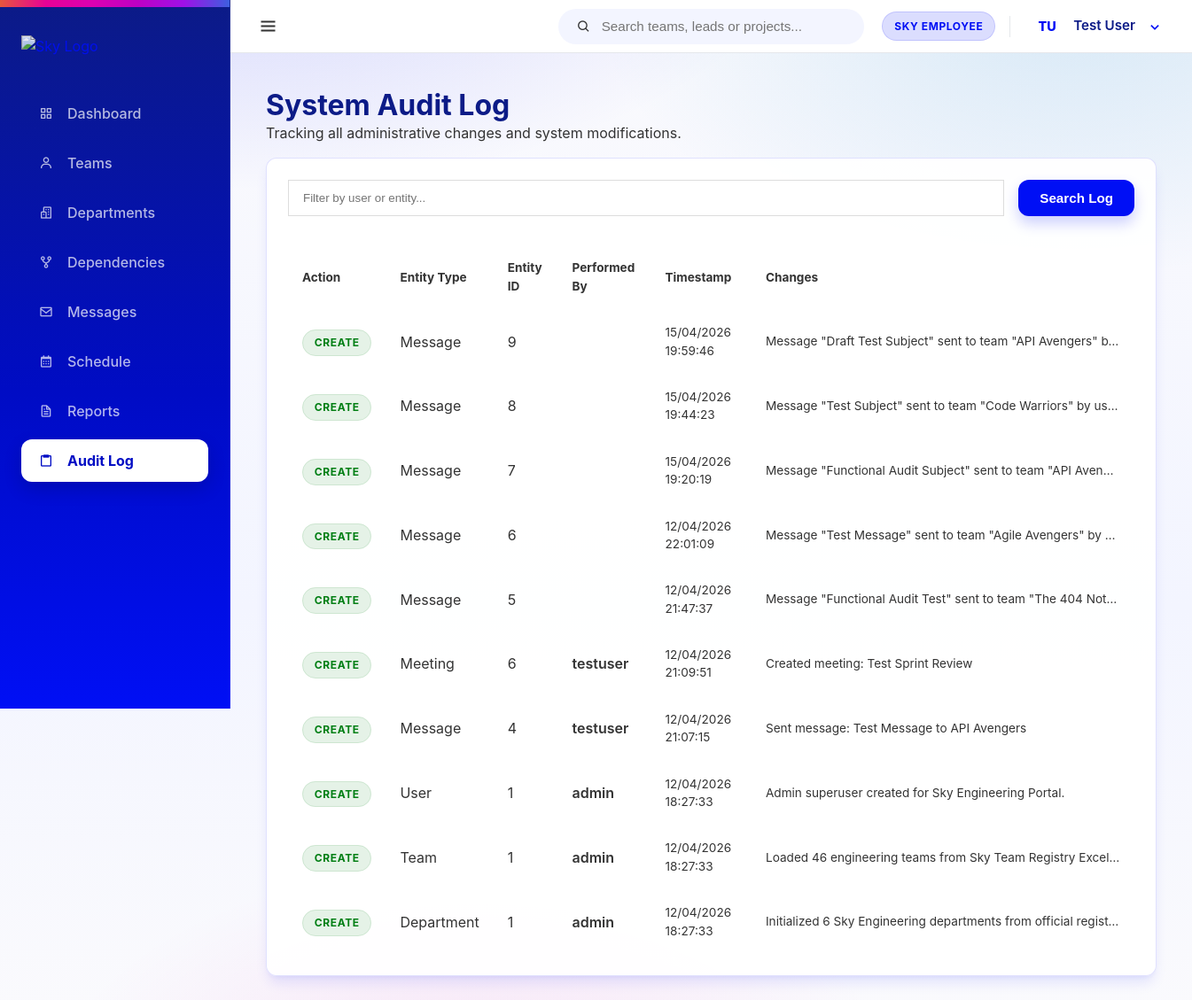
The page /dashboard/audit/ (signed in) on the database as committed earlier.
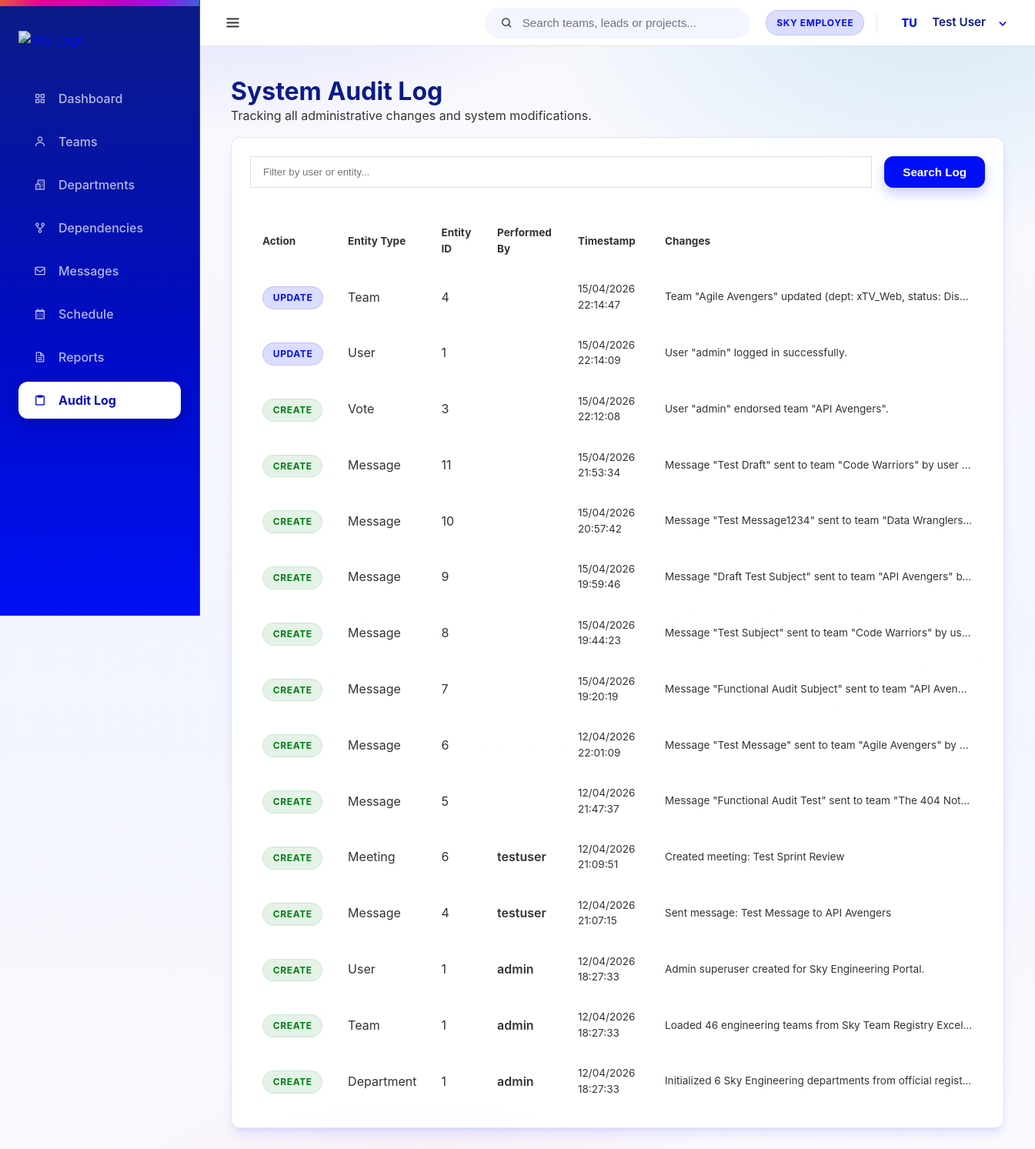
The same page on the database as committed later.
### core/models.py (models this page shows, shortened)
class User(AbstractUser):
    class Meta:
        verbose_name = 'User'
        verbose_name_plural = 'Users'

class AuditLog(models.Model):
    audit_id = models.AutoField(primary_key=True)
    actor_user = models.ForeignKey(User, on_delete=models.SET_NULL, null=True, blank=True, related_name='audit_actions')
    ACTION_CHOICES = [
        ('CREATE', 'Create'),
        ('UPDATE', 'Update'),
        ('DELETE', 'Delete'),
    ]
    action_type = models.CharField(max_length=10, choices=ACTION_CHOICES)
    entity_type = models.CharField(max_length=50) # Team/Department/User etc.
    entity_id = models.IntegerField()
    action_changed_at = models.DateTimeField(auto_now_add=True)
    change_summary = models.TextField()

### core/views.py (the view)
# urls.py: path('audit/', views.audit_log, name='audit_log'),
@login_required
def audit_log(request):
    logs = AuditLog.objects.all().order_by('-action_changed_at')
    return render(request, 'audit_log.html', {'logs': logs})

### templates/audit_log.html (shortened to what this page needs)
{% extends 'base.html' %}
{% block content %}
<div class="header mb-2">
    <h1>System Audit Log</h1>
    <p class="text-muted">Tracking all administrative changes and system modifications.</p>
</div>
<div class="card">
    <div style="margin-bottom: 2rem; display: flex; gap: 1rem;">
        <input type="text" placeholder="Filter by user or entity..." style="padding: 0.75rem 1rem; border-radius: var(--border-radius); border: 1px solid #ddd; flex: 1;">
        <button class="btn btn-primary">Search Log</button>
    </div>
    <table style="width: 100%; border-collapse: collapse;">
        <thead>
            <tr style="text-align: left; border-bottom: 2px solid var(--surface-strong); color: var(--text-muted); font-size: 0.85rem;">
                <th style="padding: 1rem;">Action</th>
                <th style="padding: 1rem;">Entity Type</th>
                <th style="padding: 1rem;">Entity ID</th>
                <th style="padding: 1rem;">Performed By</th>
                <th style="padding: 1rem;">Timestamp</th>
                <th style="padding: 1rem;">Changes</th>
            </tr>
        </thead>
        <tbody>
            {% for log in logs %}
            <tr style="border-bottom: 1px solid var(--surface-strong);">
                <td style="padding: 1rem;">
                    <span class="badge {% if log.action_type == 'CREATE' %}badge-green{% elif log.action_type == 'DELETE' %}badge-red{% else %}badge-blue{% endif %}">
                        {{ log.action_type }}
                    </span>
                </td>
                <td style="padding: 1rem;">{{ log.entity_type }}</td>
                <td style="padding: 1rem;">{{ log.entity_id }}</td>
                <td style="padding: 1rem; font-weight: 600;">{{ log.actor_user.username }}</td>
                <td style="padding: 1rem; font-size: 0.85rem; color: var(--text-muted);">{{ log.action_changed_at|date:"d/m/Y H:i:s" }}</td>
                <td style="padding: 1rem;">
                    <div style="font-size: 0.85rem; max-width: 400px; white-space: nowrap; overflow: hidden; text-overflow: ellipsis;" title="{{ log.change_summary }}">
                        {{ log.change_summary }}
                    </div>
                </td>
            </tr>
            {% empty %}
            <tr>
                <td colspan="6" style="padding: 2rem; text-align: center; color: var(--text-muted);">No logs available.</td>
            </tr>
            {% endfor %}
        </tbody>
    </table>
</div>
{% endblock %}

### templates/base.html (shortened to what this page needs)
{% load static %}
<!DOCTYPE html>
<html lang="en">
<head>
    <link rel="stylesheet" href="{% static 'css/sky-layout.css' %}">
    <link rel="stylesheet" href="{% static 'css/style.css' %}">
    <link href='https://unpkg.com/boxicons@2.1.4/css/boxicons.min.css' rel='stylesheet'>
</head>
<body>
    <div class="app-container">
        <nav class="sidebar">
            <div class="sidebar-header">
                <a href="{% url 'core:dashboard' %}" class="logo-link">
                    <img src="{% static 'images/Sky-spectrum-rgb.png' %}" alt="Sky Logo" class="sky-logo-img sidebar-logo">
                </a>
            </div>
            <ul class="nav-links">
                <li class="nav-item">
                    <a href="{% url 'core:dashboard' %}" class="nav-link {% if request.resolver_match.url_name == 'dashboard' %}active{% endif %}">
                        <i class='bx bx-grid-alt'></i> <span class="nav-label">Dashboard</span>
                    </a>
                </li>
                <li class="nav-item">
                    <a href="{% url 'teams:team_list' %}" class="nav-link {% if 'teams' in request.path %}active{% endif %}">
                        <i class='bx bx-user'></i> <span class="nav-label">Teams</span>
                    </a>
                </li>
                <li class="nav-item">
                    <a href="{% url 'organisation:org_chart' %}" class="nav-link {% if 'organisation' in request.path and 'dependencies' not in request.path %}active{% endif %}">
                        <i class='bx bx-buildings' ></i> <span class="nav-label">Departments</span>
                    </a>
                </li>
                <li class="nav-item">
                    <a href="{% url 'organisation:dependencies' %}" class="nav-link {% if 'dependencies' in request.path %}active{% endif %}">
                        <i class='bx bx-git-repo-forked' ></i> <span class="nav-label">Dependencies</span>
                    </a>
                </li>
                <li class="nav-item">
                    <a href="{% url 'messages_app:inbox' %}" class="nav-link {% if 'messages' in request.path %}active{% endif %}">
                        <i class='bx bx-envelope' ></i> <span class="nav-label">Messages</span>
                    </a>
                </li>
                <li class="nav-item">
                    <a href="{% url 'schedule:calendar' %}" class="nav-link {% if 'schedule' in request.path %}active{% endif %}">
                        <i class='bx bx-calendar' ></i> <span class="nav-label">Schedule</span>
                    </a>
                </li>
                <li class="nav-item">
                    <a href="{% url 'reports:reports_home' %}" class="nav-link {% if 'reports' in request.path %}active{% endif %}">
                        <i class='bx bx-file' ></i> <span class="nav-label">Reports</span>
                    </a>
                </li>
                <li class="nav-item">
                    <a href="{% url 'core:audit_log' %}" class="nav-link {% if 'audit' in request.path %}active{% endif %}">
                        <i class='bx bx-clipboard' ></i> <span class="nav-label">Audit Log</span>
                    </a>
                </li>
            </ul>
            </nav>
        <div class="main-wrapper">
            <header class="top-navbar" style="display: flex; align-items: center; justify-content: space-between; height: 60px;">
                <div class="navbar-left">
                    <button id="sidebar-toggle" class="sidebar-toggle-btn" aria-label="Toggle Sidebar">
                        <i class='bx bx-menu'></i>
                    </button>
                </div>
                <div class="navbar-middle">
                    <div class="search-bar-container" id="global-search">
                        <div class="search-bar">
                            <i class='bx bx-search'></i>
                            <input type="text" placeholder="Search teams, leads or projects..." id="search-input">
                        </div>
                    </div>
                </div>
                <div class="navbar-right" style="display: flex; align-items: center; gap: 12px;">
                    <span class="badge badge-blue" style="vertical-align: middle; display: inline-flex; align-items: center;">SKY EMPLOYEE</span>
                    <div class="nav-user-dropdown" id="user-dropdown-container" style="display: flex; align-items: center;">
                        <div class="nav-avatar-trigger" id="user-dropdown-btn" style="display: flex; align-items: center;">
                            <div class="avatar-circle small">
                                {% if user.first_name %}{{ user.first_name|first|upper }}{% else %}{{ user.username|first|upper }}{% endif %}{% if user.last_name %}{{ user.last_name|first|upper }}{% endif %}
                            </div>
                            <span class="user-fullname">{{ user.get_full_name|default:user.username }}</span>
                            <i class='bx bx-chevron-down'></i>
                        </div>
                    </div>
                </div>
            </header>
            <main class="content-area animate-slide-up">
                {% block content %}{% endblock %}
            </main>
        </div>
    </div>
</body>
</html>

### assets/css/style.css (style rules this page uses)
.card { background: var(--card); border: 1px solid var(--border); box-shadow: var(--shadow-md); border-radius: var(--radius); padding: 1.5rem; transition: transform 0.3s ease, box-shadow 0.3s ease; position: relative; overflow: hidden; }
.btn { padding: 0.75rem 1.5rem; border-radius: 12px; font-weight: 700; font-size: 0.95rem; cursor: pointer; transition: all 0.2s cubic-bezier(0.4, 0, 0.2, 1); display: inline-flex; align-items: center; justify-content: center; gap: 0.75rem; }
.btn-primary { background: var(--sky-primary); color: #fff; border: none; box-shadow: 0 8px 16px rgba(0, 15, 245, 0.2); }
.badge { padding: 0.4rem 0.8rem; border-radius: 99px; font-size: 0.75rem; font-weight: 700; letter-spacing: 0.05em; }
.badge-blue { background: var(--sky-tint-14); color: var(--sky-primary); border: 1px solid var(--border); }
.badge-green { background: rgba(0, 126, 19, 0.1); color: var(--sky-positive); border: 1px solid rgba(0, 126, 19, 0.1); }
.animate-slide-up { animation: fadeInSlideUp 0.5s cubic-bezier(0.16, 1, 0.3, 1) forwards; }
.avatar-circle { width: 36px; height: 36px; background: white; color: var(--sky-primary); border-radius: 50%; display: flex; align-items: center; justify-content: center; font-weight: 800; font-size: 0.85rem; }
.animate-slide-up { opacity: 0; transform: translateY(20px); animation: fadeInSlideUp 0.6s cubic-bezier(0.16, 1, 0.3, 1) forwards; }
.mb-2 { margin-bottom: 1rem; }
.sidebar-toggle-btn { background: transparent; border: none; font-size: 1.5rem; color: var(--sky-text); cursor: pointer; display: flex; align-items: center; justify-content: center; border-radius: 8px; padding: 0.4rem; transition: all 0.2s ease; }
.sidebar { transition: width 0.3s ease; overflow-x: hidden; }
.main-wrapper { margin-left: 260px; transition: margin-left 0.3s ease; }
.nav-link { white-space: nowrap; overflow: hidden; align-items: center; }
.nav-label { transition: opacity 0.2s ease; opacity: 1; }
.sky-logo-img.sidebar-logo { transition: opacity 0.2s ease; width: 100%; }
.nav-user-dropdown { position: relative; }
.nav-avatar-trigger { display: flex; align-items: center; gap: 0.75rem; cursor: pointer; padding: 0.25rem 0.5rem; border-radius: 8px; transition: background 0.2s ease; }
.avatar-circle.small { width: 35px; height: 35px; font-size: 0.9rem; }
.user-fullname { font-weight: 600; color: var(--sky-header-blue); font-size: 0.95rem; }
.nav-avatar-trigger i { color: var(--sky-primary); font-size: 1.25rem; transition: transform 0.2s ease; }

Rows that differ between the two databases and show on the page:
added AuditLog: action_type "UPDATE", entity_type "Team", entity_id "4", action_changed_at "15/04/2026 22:14:47", change_summary "Team \"Agile Avengers\" updated (dept: xTV_Web, status: Dis…"
added AuditLog: action_type "UPDATE", entity_type "User", entity_id "1", action_changed_at "15/04/2026 22:14:09", change_summary "User \"admin\" logged in successfully."
added AuditLog: action_type "CREATE", entity_type "Vote", entity_id "3", action_changed_at "15/04/2026 22:12:08", change_summary "User \"admin\" endorsed team \"API Avengers\"."
added AuditLog: action_type "CREATE", entity_type "Message", entity_id "11", action_changed_at "15/04/2026 21:53:34", change_summary "Message \"Test Draft\" sent to team \"Code Warriors\" by user…"
added AuditLog: action_type "CREATE", entity_type "Message", entity_id "10", action_changed_at "15/04/2026 20:57:42", change_summary "Message \"Test Message1234\" sent to team \"Data Wranglers…"
